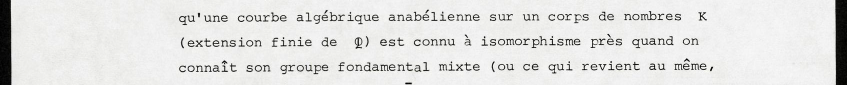
#> input picture raw/archive_api_typescripts_20261112/pilot/crops/esq019_connu.png, 1694 x 170 px, given in place of page.jpg, which was not available (shown at 1/2 size)
$ python crop_scan025_reader_c.py
#> lines starting #> are read from the running program, lines starting #| are printed output that depends on the picture
from pathlib import Path
from PIL import Image, ImageOps, ImageFilter
import json

root = Path('/workspace/scratch/937907bd75d7/SP75_C13_145_work')
img = Image.open(root / 'packets/145_scan025/page.jpg')
#> img is the input picture: PIL image 1694x170 RGB; mean R, G, B 224.4, 224.4, 223.1
out = root / 'edition/crops'
items = [
    ('opening', [270,35,1655,242], 0, 'Complete opening two lines: M0863, gauche/pres, el/elt, alpha indices and hat Z; header11.'),
    ('action_insertion', [275,235,1645,485], 0, 'On passe de u a int(g) circle u; inserted gardant p et en; replacement gg_i.'),
    ('composition_first', [295,600,1615,820], 0, 'Both complete preliminary formula lines and all four tiny inverse-exponent states; ou and donc.'),
    ('formula23', [240,810,1265,1018], 0, 'Entire (23), donc/dou, both tiny inverse-exponent states and cancelled overbrace annotation.'),
    ('extension_definition', [240,990,1630,1345], 0, 'Opening extension definition, all group hats, cancelled par le couple/groupe, M0864 and deleted couples.'),
    ('structure_via', [235,1250,1665,1685], 0, 'Systeme de g_i, explicitent, inserted via(21), complete structure a lacets phrase and later group hats.'),
    ('mapping_pi', [255,1695,1540,1845], 0, 'Cancelled E and hatted Pi; full gamma_i mapping and following et on aura.'),
    ('formula24', [260,1810,1585,2015], 0, 'Whole (24), baseline cancellation, inserted-and-cancelled expression, surviving inserted expression M0865 and its connector.'),
    ('cocycle', [250,1915,1665,2175], 0, 'Full cocycle statement: cancelled group replaced above, produit du groupe/opposé au groupe, final Pi case/hat and numeric exponent.'),
    ('margin_nb', [20,1250,370,2005], -47, 'Entire diagonal NB note, underline, group versus ensemble, complete system tuple and relation22.'),
    ('kernel_final', [25,2120,1680,2358], 0, 'Cancelled groupe, full final kernel sentence, all local Pi forms and final product M0866; footer24.'),
]
manifest = []
for name, box, rotation, purpose in items:
    path = out / f'145_scan025_{name}.png'
    if path.exists():
        raise RuntimeError(f'Refusing to remake {path}')
    im = ImageOps.autocontrast(img.crop(box), cutoff=0.5)
    if rotation:
        im = im.rotate(rotation, resample=Image.Resampling.BICUBIC, expand=True, fillcolor='white')
    im = im.resize((2800, round(im.height * 2800 / im.width)), Image.Resampling.LANCZOS)
    im = im.filter(ImageFilter.UnsharpMask(radius=1.2, percent=120, threshold=3))
    im.save(path)
    manifest.append({'name': name, 'crop': f'crops/{path.name}', 'box': box, 'rotation_degrees': rotation, 'purpose': purpose})
#> this loop made 11 passes
#> pass 1, `im = ImageOps.autocontrast(img.crop(box), cutoff=0.5)`:
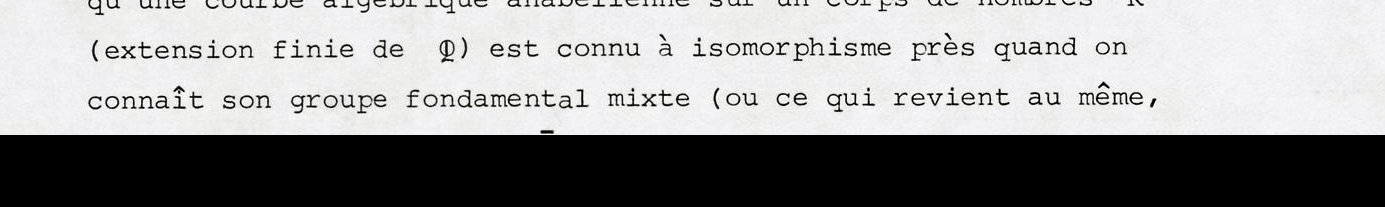
#> im: PIL image 1385x207 RGB; mean R, G, B 148.9, 148.9, 149.3
#> pass 1, `im = im.resize((2800, round(im.height * 2800 / im.width)), Image.Resam..`:
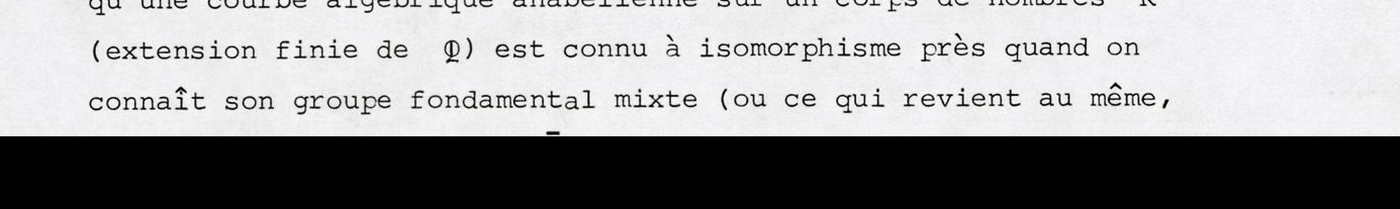
#> im: PIL image 2800x418 RGB (shown at 1/2 size); mean R, G, B 148.9, 148.9, 149.3
#> after the loop: im: PIL image 2800x403 RGB; every value is 0
#> after the loop, manifest = 11 items
dest = root / 'edition/reader_reports/145_scan025_crop_boxes.json'
dest.write_text(json.dumps(manifest, ensure_ascii=False, indent=2) + '\n')
print(f'Saved {len(manifest)} crops and {dest}')
#| Saved 11 crops and /workspace/scratch/937907bd75d7/SP75_C13_145_work/edition/reader_reports/145_scan025_crop_boxes.json

$ run again, on raw/pro_returns/LM7_FERMAT_TOWER_20261113T1842Z/LM7_FERMAT_TOWER/qa/contact_097_112.jpg
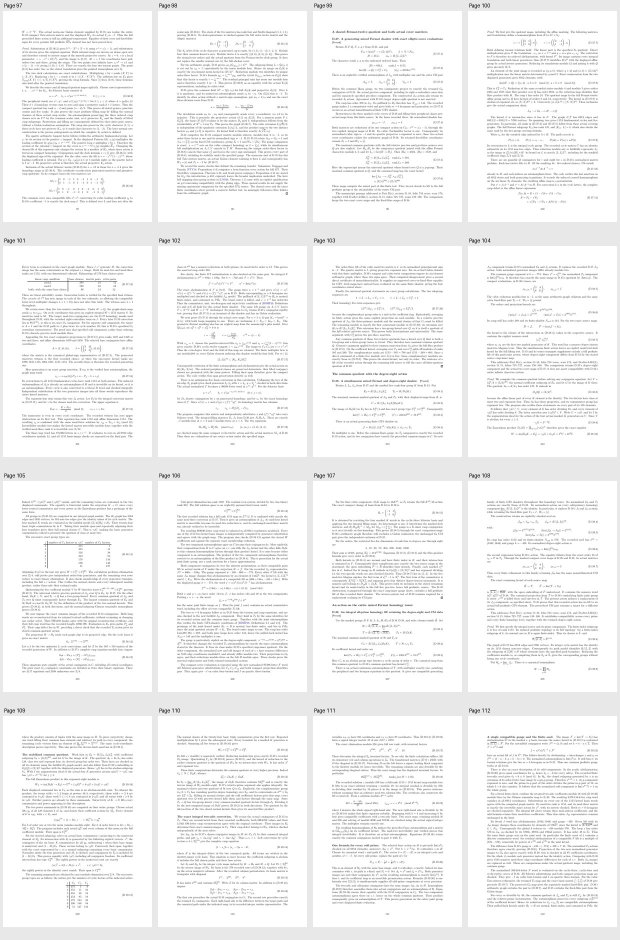
#> input picture raw/pro_returns/LM7_FERMAT_TOWER_20261113T1842Z/LM7_FERMAT_TOWER/qa/contact_097_112.jpg, 1240 x 1880 px, given in place of page.jpg, which was not available (shown at 1/2 size)
#> img is the input picture: PIL image 1240x1880 RGB; mean R, G, B 242.1, 242.1, 242.1
#> the loop `for name, box, rotation, purpose in items:` made 11 passes
#> pass 1, `im = im.resize((2800, round(im.height * 2800 / im.width)), Image.Resam..`:
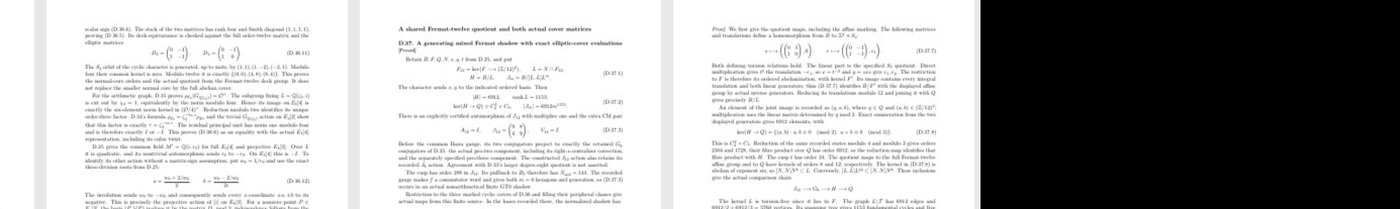
#> im: PIL image 2800x418 RGB (shown at 1/2 size); min 0, max 255, mean 170.4
#> pass 2, `im = ImageOps.autocontrast(img.crop(box), cutoff=0.5)`:
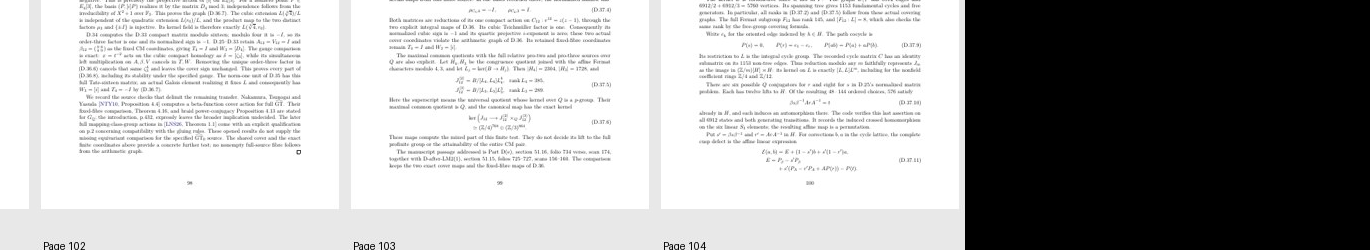
#> im: PIL image 1370x250 RGB; mean R, G, B 170.1, 170.1, 170.1
#> after the loop `for name, box, rotation, purpose in items:`: manifest = 11 items
#| Saved 11 crops and /workspace/scratch/937907bd75d7/SP75_C13_145_work/edition/reader_reports/145_scan025_crop_boxes.json
